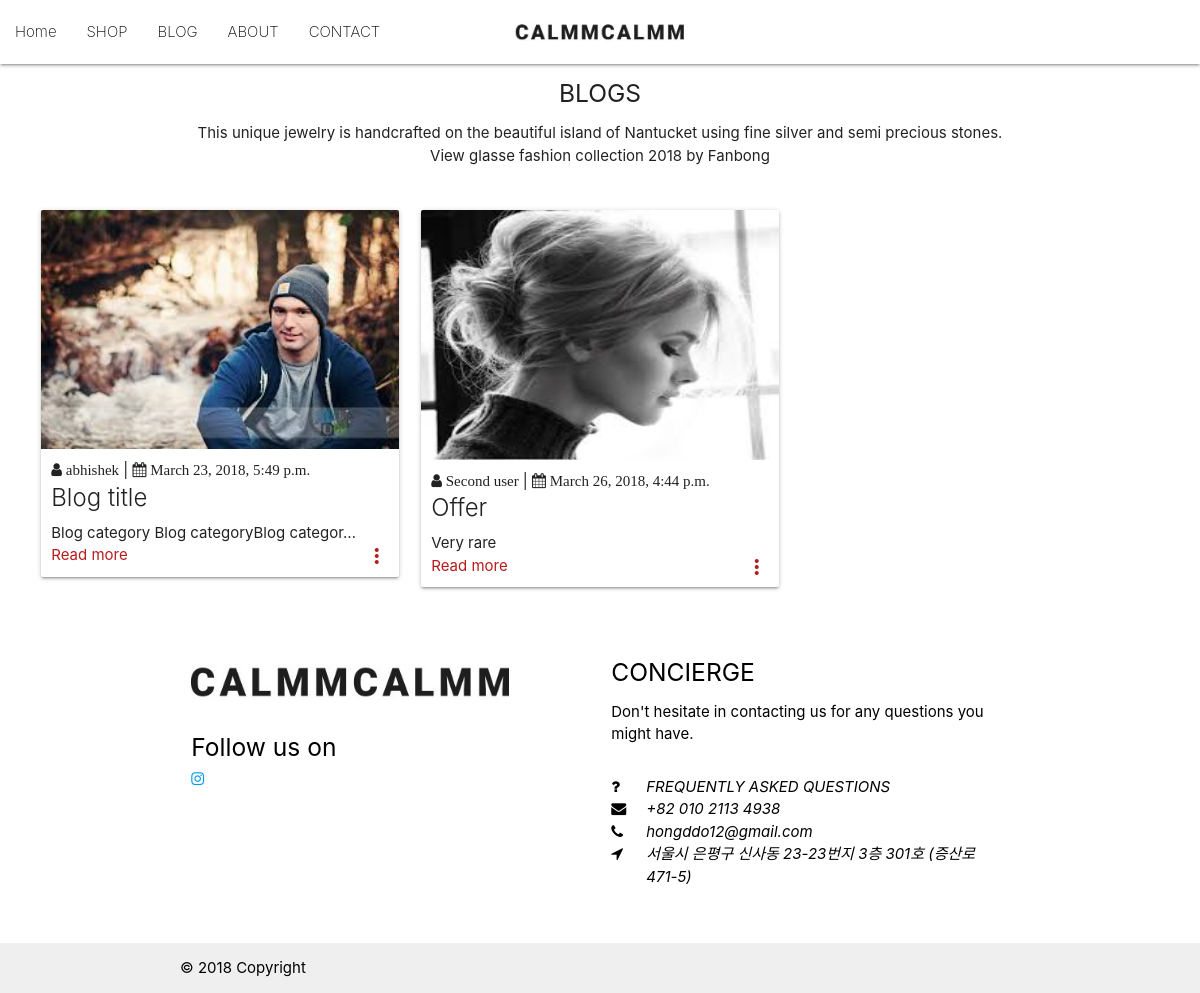
Before: /blog/ with the older database file.
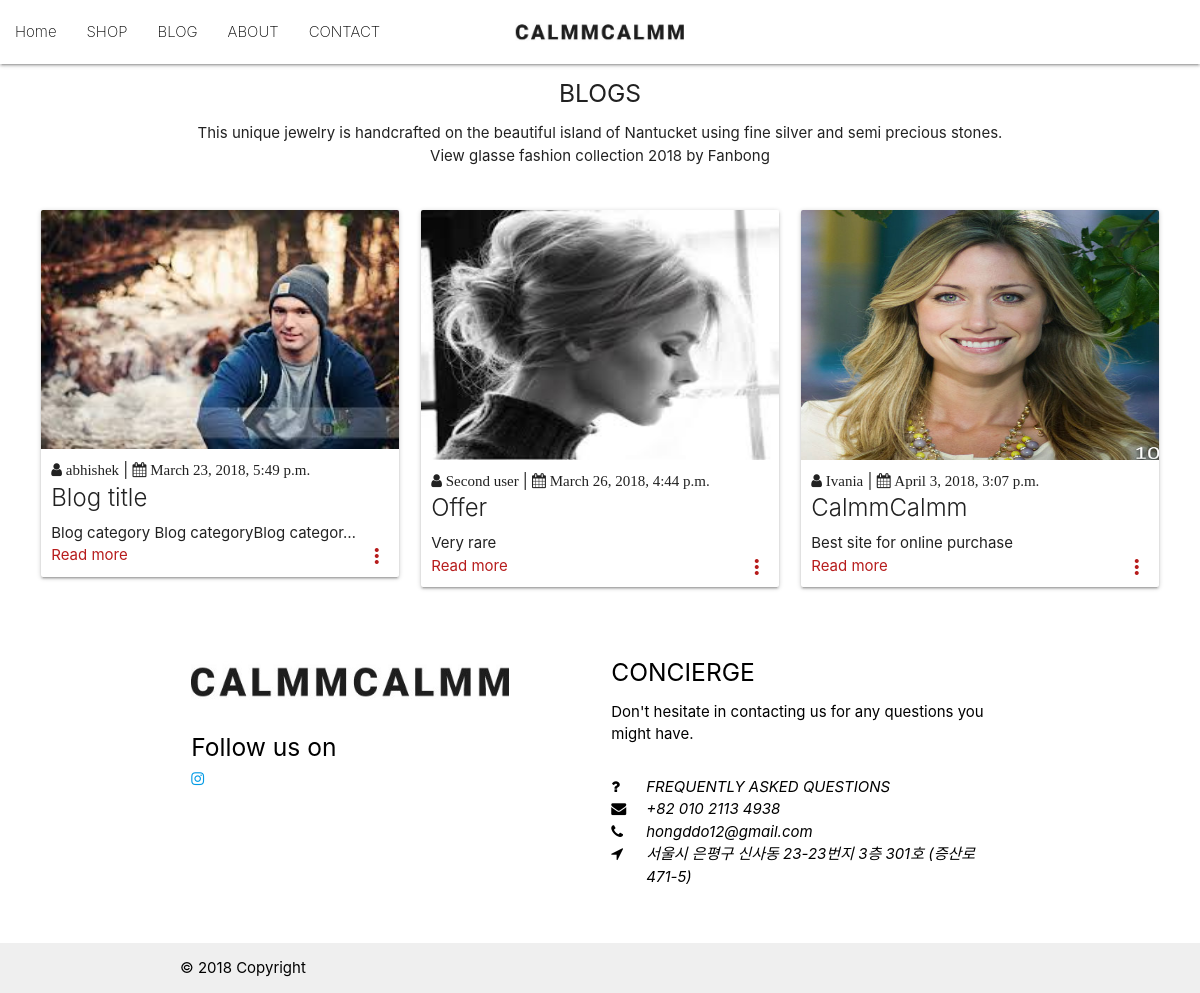
After: the same page with the newer database file.
### home/models.py (models this page shows, shortened)
class Home_blog(models.Model):
    username = models.CharField(max_length=20)
    user_image = models.FileField(upload_to='user/%Y/%m/%d/')
    title = models.CharField(max_length=20)
    content = models.TextField(max_length=2000)
    posted_on = models.DateTimeField(auto_now=False, auto_now_add=True, null=True)
    updated = models.DateTimeField(auto_now=True, auto_now_add=False, null=True)

### blog/views.py (the view)
def blog_page (request):
    if request.method == 'GET':
        blog = Home_blog.objects.all()
        context = {
            'blog': blog,
        }
        return render(request, 'blog/blog.html', context)

### templates/blog/blog.html (shortened to what this page needs)
{% extends 'base.html' %}
{% load staticfiles %}
{% block content %}
<div class="row container">
    <div class="col s12">
        <h5 class="center">BLOGS</h5>
        <p class="center">This unique jewelry is handcrafted on the beautiful island of Nantucket using fine silver and semi precious stones.
            View glasse fashion collection 2018 by Fanbong</p>
    </div>
</div>
<div class="row news">
    <div class="col s12">
        <div class="row">
            {% if blog %}
            {% for obj in blog %}
            <div class="col s12 m6 l4">
                <div class="card">
                    <div class="card-image_a waves-effect waves-block waves-light">
                        <img class="activator" src="{{obj.user_image.url}}" >
                    </div>
                    <div class="card-content">
                        <p><i href="" class="fa fa-user"> {{obj.username}}</i> | <i href=""class="fa fa-calendar"> {{obj.posted_on}}</i></p>
                        <span class="card-title">{{obj.title|truncatechars:50}}</span>
                        <p>{{obj.content|truncatechars:40}}</p>
                        <p href="" class=" activator red-text text-darken-4">Read more<i class="material-icons right">more_vert</i></p>
                    </div>
                </div>
            </div>
            {% endfor %}
            {% else %}
            <h2 class="center">No products found for this category</h2>
            <p class="center">Kindly visit again later</p>
            {% endif %}
        </div>
    </div>
</div>
{% endblock content %}

### templates/base.html (shortened to what this page needs)
{% load static %}
<html lang="en">
<head>
    <link href="https://maxcdn.bootstrapcdn.com/font-awesome/4.7.0/css/font-awesome.min.css" rel="stylesheet">
    <link rel="stylesheet" href="{% static 'css/materialize.css' %}">
    <link rel="stylesheet" href="{% static 'css/style.css' %}">
    <link rel="stylesheet" href="{% static 'css/medium.css' %}">
    <link rel="stylesheet" href="{% static 'css/medium_and_below.css' %}">
    <link rel="stylesheet" href="{% static 'css/small_screen.css' %}">
    <link rel="stylesheet" href="https://cdnjs.cloudflare.com/ajax/libs/font-awesome/4.7.0/css/font-awesome.min.css">
</head>
<body>
<nav>
    <div class="nav-wrapper white navigation hide-on-small-only">
        <span class="logo-holder">
                    <a href="{% url 'home:index' %}" class="no-decoration"><img src="/static/images/logo-preview.jpg" alt="logo" class="brand-logo-img "> </a>
        </span>
        <ul class="left hide-on-med-and-down">
            <li ><a class='black-text text-blue-ligten-2 {% if home_page %} nav-active {% endif %}' href="{% url 'home:index' %}">Home</a></li>
            <li><a class='black-text text-blue-ligten-2 ' href="{% url 'shop' %}">SHOP</a></li>
            <li><a class='black-text text-blue-ligten-2 ' href="{% url 'blog:blogs' %}">BLOG</a></li>
            <li ><a class='black-text text-blue-ligten-2 ' href="{% url 'about' %}">ABOUT</a></li>
            <li ><a target="_self"  href="#modal1" data-activates="slide-out" class="black-text text-blue-ligten-2 collapse modal-trigger">CONTACT</a></li>
        </ul>
    </div>
</nav>
{% block content %}
{% endblock content %}
<footer class="page-footer white black-text">
    <div class="container">
        <div class="row">
            <div class="col l6 s12">
                <div class="footer-logo">
                    <img src="/static/images/logo-preview.jpg" alt="logo">
                </div>
                <h5 >Follow us on</h5>
                <a href="https://www.instagram.com/calmmcalmm_/" target="_blank" class="fa fa-instagram" title="Instagram"></a>
            </div>
            <div class="col l6 s12">
                <h5 class="">CONCIERGE</h5>
                <p>Don't hesitate in contacting us for any questions you might have.</p>
                <div class="row">
                    <div class="col s1">
                        <ul>
                            <li><i href="" class="fa fa-question"></i></li>
                            <li><i href="" class="fa fa-envelope"></i></li>
                            <li><i href="" class="fa fa-phone"></i></li>
                            <li><i href="" class="fa fa-location-arrow"></i></li>
                        </ul>
                    </div>
                    <div class="col s11">
                        <ul>
                            <li><i href="" class=""> FREQUENTLY ASKED QUESTIONS</i></li>
                            <li><i href="" class=""> +82 010 2113 4938</i></li>
                            <li><i href="" class=""> hongddo12@gmail.com</i></li>
                            <li><i href="" class=""> 서울시 은평구 신사동 23-23번지 3층 301호 (증산로 471-5)</i></li>
                        </ul>
                    </div>
                </div>
            </div>
        </div>
    </div>
    <div class="footer-copyright">
        <div class="container black-text">
            © 2018 Copyright
        </div>
    </div>
</footer>
</body>
</html>

### static/css/style.css (style rules this page uses)
.no-decoration { text-decoration: none; font-style: normal; color: initial; }
.navigation ul li a { font-weight: 200; }
.navigation { background:white; }
.brand-logo-img { height:40px; margin:5px 0; }
.logo-holder { position: absolute; left: 50%; top: 10%; transform: translate(-50%,0); }
.logo-holder a { font-size:2.5rem; vertical-align: top; }
.footer-logo img { width: 80%; }
.news { margin: 0 auto; max-width: 1280px; width: 90%; }
@media only screen and (min-width: 601px) { .news { width: 85%; } }
@media only screen and (min-width: 993px) { .news { width: 95%; } }

Changed rows visible on the page:
added Home_blog: user_image (placeholder picture), username "Ivania", posted_on "April 3, 2018, 3:07 p.m.", title "CalmmCalmm", content "Best site for online purchase"
